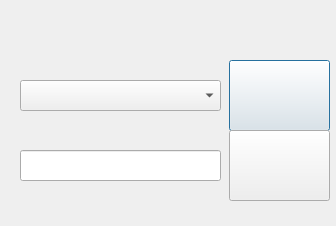
<?xml version="1.0" encoding="UTF-8"?>
<ui version="4.0">
 <class>Dialogaccounts</class>
 <widget class="QDialog" name="Dialogaccounts">
  <property name="geometry">
   <rect>
    <x>0</x>
    <y>0</y>
    <width>336</width>
    <height>226</height>
   </rect>
  </property>
  <property name="windowTitle">
   <string>植此青绿小游戏</string>
  </property>
  <widget class="QComboBox" name="comboBox">
   <property name="geometry">
    <rect>
     <x>20</x>
     <y>80</y>
     <width>201</width>
     <height>31</height>
    </rect>
   </property>
  </widget>
  <widget class="QLineEdit" name="lineEdit">
   <property name="geometry">
    <rect>
     <x>20</x>
     <y>150</y>
     <width>201</width>
     <height>31</height>
    </rect>
   </property>
  </widget>
  <widget class="QPushButton" name="pushButton">
   <property name="geometry">
    <rect>
     <x>229</x>
     <y>60</y>
     <width>101</width>
     <height>71</height>
    </rect>
   </property>
   <property name="text">
    <string/>
   </property>
  </widget>
  <widget class="QLabel" name="labeltitle">
   <property name="geometry">
    <rect>
     <x>0</x>
     <y>0</y>
     <width>336</width>
     <height>81</height>
    </rect>
   </property>
   <property name="text">
    <string/>
   </property>
   <property name="scaledContents">
    <bool>false</bool>
   </property>
  </widget>
  <widget class="QPushButton" name="pushButton_2">
   <property name="geometry">
    <rect>
     <x>229</x>
     <y>130</y>
     <width>101</width>
     <height>71</height>
    </rect>
   </property>
   <property name="text">
    <string/>
   </property>
  </widget>
  <widget class="QLabel" name="labelbg">
   <property name="geometry">
    <rect>
     <x>0</x>
     <y>0</y>
     <width>336</width>
     <height>226</height>
    </rect>
   </property>
   <property name="text">
    <string/>
   </property>
   <property name="scaledContents">
    <bool>false</bool>
   </property>
  </widget>
  <zorder>labelbg</zorder>
  <zorder>comboBox</zorder>
  <zorder>lineEdit</zorder>
  <zorder>pushButton</zorder>
  <zorder>labeltitle</zorder>
  <zorder>pushButton_2</zorder>
 </widget>
 <resources/>
 <connections/>
</ui>
